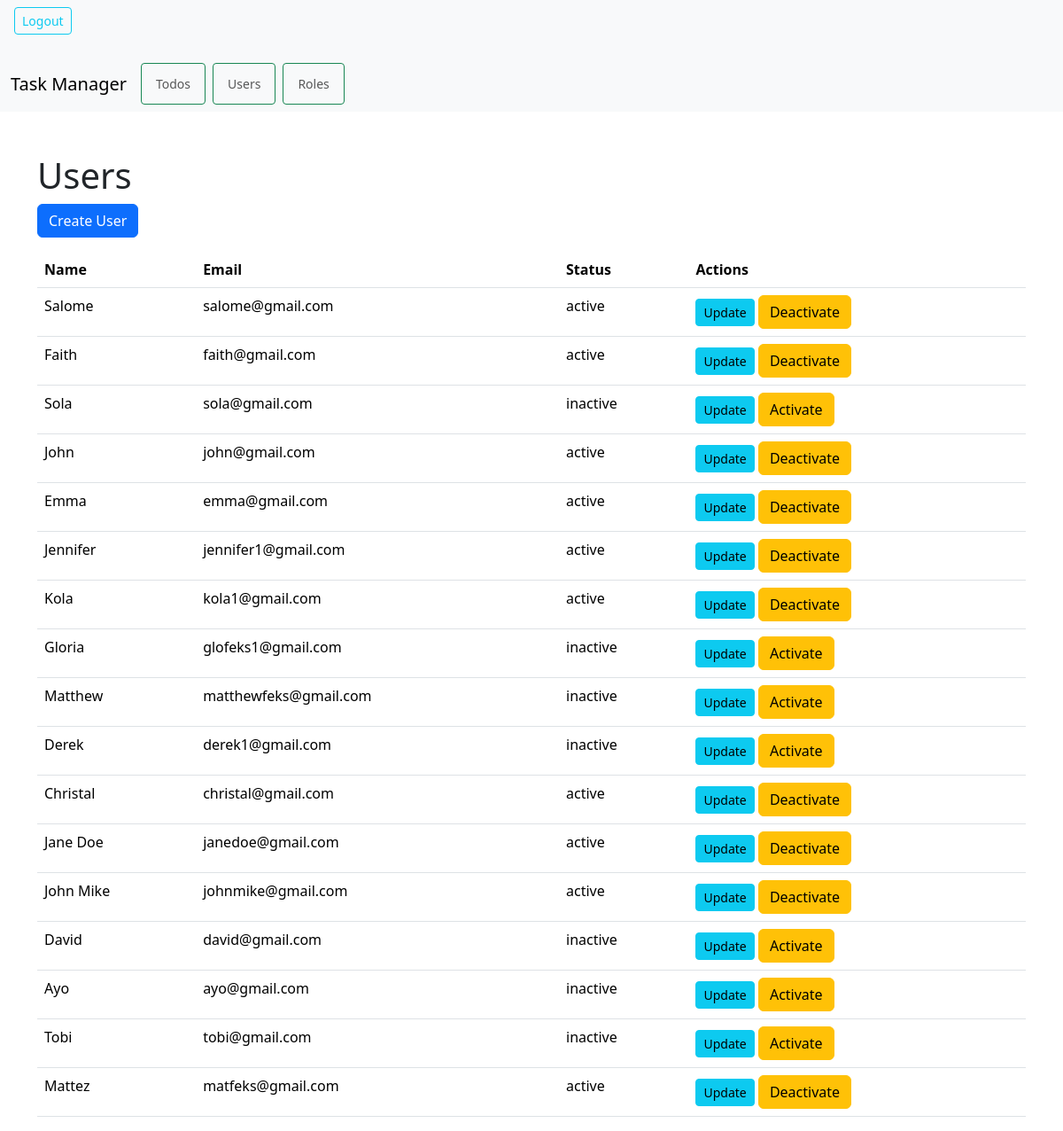
Screenshot of /home.php (signed in) with the database file from the repository.
### tables this page shows
CREATE TABLE `users` (
  `id` int NOT NULL,
  `name` varchar(255) NOT NULL,
  `email` varchar(255) NOT NULL,
  `password` varchar(255) NOT NULL,
  `status` enum('active','inactive') NOT NULL DEFAULT 'active',
  `created_at` timestamp NULL DEFAULT CURRENT_TIMESTAMP,
  `updated_at` timestamp NULL DEFAULT CURRENT_TIMESTAMP ON UPDATE CURRENT_TIMESTAMP,
  `role_id` int DEFAULT NULL
);

### users.php (called while the page is built, shortened)
<?php
class User {
    private $id;
    private $name;
    private $email;
    private $status;
    public function __construct($conn, $name, $email, $password, $status, $role_id, $id = null) {
        $this->name = $name;
        $this->email = $email;
        $this->status = $status;
        $this->id = $id;
    }
    public function getId() {
        return $this->id;
    }
    public function getName() {
        return $this->name;
    }
    public function getEmail() {
        return $this->email;
    }
    public function getStatus() {
        return $this->status;
    }
    public static function findAll($conn) {
        $sql = "SELECT * FROM users ORDER BY created_at DESC";
        $statement = $conn->prepare($sql);
        $statement->execute();
        $result = $statement->get_result();
        $users = [];
        while ($row = $result->fetch_assoc()) {
            $user = new User($conn, $row['name'], $row['email'], $row['password'], $row['status'], $row['role_id'], $row['id']);
            $users[] = $user;
        }
        return $users;
    }
}

### home.php (the view, shortened to what this page needs)
<?php
include 'Db.php';
include 'users.php';
$users = User::findAll($conn);
?>
<!DOCTYPE html>
<html>
<head>
    <link href="https://cdn.jsdelivr.net/npm/bootstrap@5.3.3/dist/css/bootstrap.min.css" rel="stylesheet">
</head>
<body>
<?php include 'navbar.php'; ?>
    <div class="container mt-5">
        <h1>Users</h1>
        <a href="create_user.php" class="btn btn-primary mb-3">Create User</a>
        <table class="table">
            <thead>
                <tr>
                    <th>Name</th>
                    <th>Email</th>
                    <th>Status</th>
                    <th>Actions</th>
                </tr>
            </thead>
            <tbody>
                <?php foreach ($users as $user) { ?>
                    <tr>
                        <td><?php echo htmlspecialchars($user->getName()); ?></td>
                        <td><?php echo htmlspecialchars($user->getEmail()); ?></td>
                        <td><?php echo htmlspecialchars($user->getStatus()); ?></td>
                        <td>
                            <a href="update_user.php?id=<?php echo $user->getId(); ?>" class="btn btn-sm btn-info">Update</a>
                            <a href="toggle_status.php?id=<?php echo $user->getId(); ?>" class="btn btn-warning">
                            <?php echo ($user->getStatus() === 'active') ? 'Deactivate' : 'Activate'; ?>
                            </a>
                        </td>
                    </tr>
                <?php } ?>
            </tbody>
        </table>
    </div>
</body>
</html>

### rows the page displays
users: name "Salome", email "salome@gmail.com", status "active", shows "Deactivate"
users: name "Faith", email "faith@gmail.com", status "active", shows "Deactivate"
users: name "Sola", email "sola@gmail.com", status "inactive", shows "Activate"
users: name "John", email "john@gmail.com", status "active", shows "Deactivate"
users: name "Emma", email "emma@gmail.com", status "active", shows "Deactivate"
users: name "Jennifer", email "jennifer1@gmail.com", status "active", shows "Deactivate"
users: name "Kola", email "kola1@gmail.com", status "active", shows "Deactivate"
users: name "Gloria", email "glofeks1@gmail.com", status "inactive", shows "Activate"
users: name "Matthew", email "matthewfeks@gmail.com", status "inactive", shows "Activate"
users: name "Derek", email "derek1@gmail.com", status "inactive", shows "Activate"
users: name "Christal", email "christal@gmail.com", status "active", shows "Deactivate"
users: name "Jane Doe", email "janedoe@gmail.com", status "active", shows "Deactivate"
users: name "John Mike", email "johnmike@gmail.com", status "active", shows "Deactivate"
users: name "David", email "david@gmail.com", status "inactive", shows "Activate"
users: name "Ayo", email "ayo@gmail.com", status "inactive", shows "Activate"
users: name "Tobi", email "tobi@gmail.com", status "inactive", shows "Activate"
users: name "Mattez", email "matfeks@gmail.com", status "active", shows "Deactivate"
